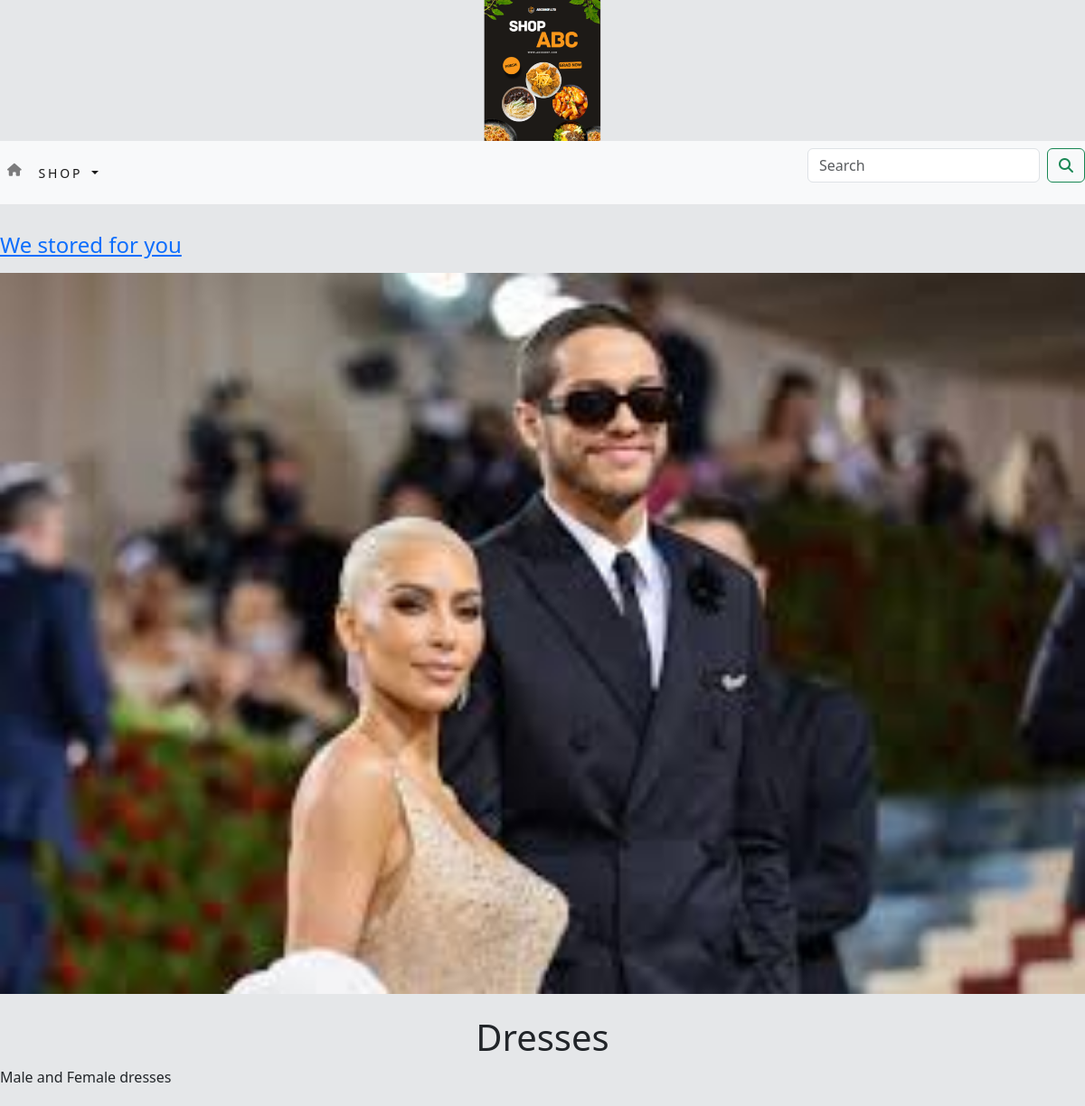
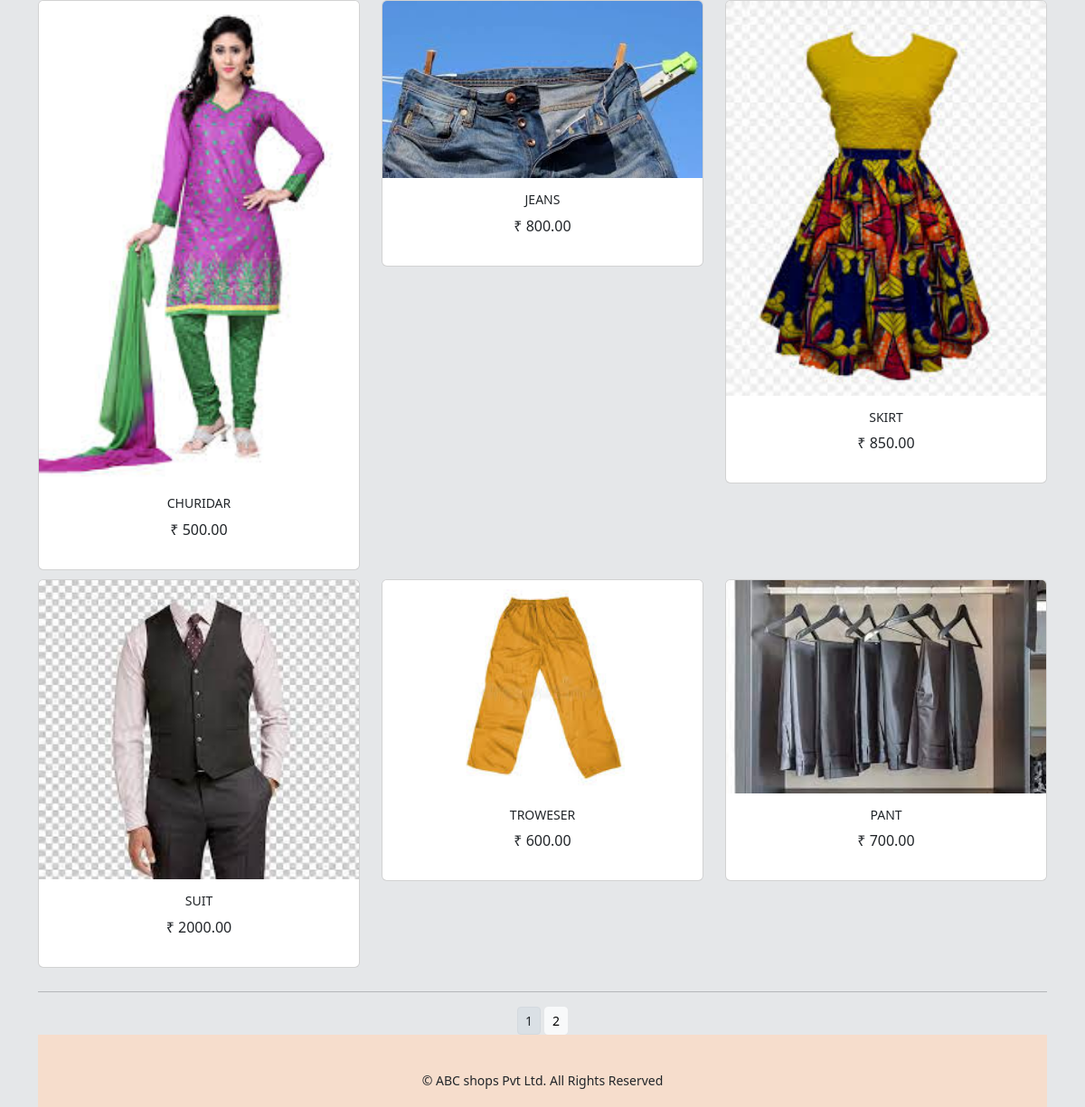
The app's page /shop/Dresses/ with its own data (2 pictures, top to bottom).
### shop/models.py (models this page shows, shortened)
class Category (models.Model):
    name=models.CharField(max_length=250, unique=True)
    slug=models.SlugField(max_length=250, unique=True)
    description=models.TextField(blank=True)
    image=models.ImageField(upload_to='category', blank=True)
    class Meta:
        ordering=('name',)
        verbose_name='category'
        verbose_name_plural='categories'
    def get_url(self):
        return reverse('shop:products_by_category', args=[self.slug])

class Product(models.Model):
    name=models.CharField(max_length=250, unique=True)
    slug=models.SlugField(max_length=250, unique=True)
    description=models.TextField(blank=True)
    price=models.DecimalField(max_digits=10, decimal_places=2)
    category=models.ForeignKey(Category, on_delete=models.CASCADE)
    image=models.ImageField(upload_to='product', blank=True)
    stock=models.IntegerField()
    available=models.BooleanField(default=True)
    created=models.DateTimeField(auto_now_add=True)
    updated=models.DateTimeField(auto_now=True)
    def get_urls(self):
        return reverse('shop:prodCatdetail', args=[self.category.slug, self.slug])
    class Meta:
        ordering=('name',)
        verbose_name='product'
        verbose_name_plural='products'

### shop/views.py (the view)
# urls.py: path('', views.allProdCat, name='allProdCat'),
def allProdCat(request, c_slug=None):
    c_page = None
    products_list = None
    if c_slug != None:
        c_page = get_object_or_404(Category, slug=c_slug)
        products_list = Product.objects.all().filter(category=c_page, available=True)
    else:
        products_list = Product.objects.all().filter(available=True)
    paginator = Paginator(products_list, 6)
    try:
        page = int(request.GET.get('page', '1'))
    except:
        page = 1
    try:
        products = paginator.page(page)
    except (EmptyPage, InvalidPage):
        products = paginator.page(paginator.num_pages)
    return render(request, "category.html", {'category': c_page, 'products': products})

### cart/context_processors.py (called while the page is built)
def counter(request):
    item_count = 0
    if 'admin' in request.path:
        return {}
    else:
        try:
            cart = Cart.objects.filter(cart_id=_cart_id(request))
            cart_items = CartItem.objects.all().filter(cart=cart[:1])
            for cart_item in cart_items:
                item_count += cart_item.quantity
        except Cart.DoesNotExist:
            item_count = 0
    return dict(item_count=item_count)

### cart/views.py (called while the page is built)
def _cart_id(request):
    cart = request.session.session_key
    if not cart:
        cart = request.session.create()
    return cart

### shop/context_processors.py (called while the page is built)
def menu_links(request):
    links = Category.objects.all()
    return dict(links=links)

### templates/category.html (shortened to what this page needs)
{% extends 'base.html' %}
{% load static %}
{% block content %}
    {% if category %}
        <div>
            <div class="row my_row_class">
                <div class="mx-auto">
                <p><a href="{% url 'shop:allProdCat' %}"><h4>We stored for you</h4></a></p>
            </div>
                </div>
        </div>
    {% endif %}
        <div class="mx_auto">
     {% if category %}
            <img class="my_image" src="{{ category.image.url }}" alt="{{ category.name }}">
        </div>
        <br>
        <div>
            <h1 class="text-center my-title">{{ category.name }}</h1>
            <p class="text-justify">{{ category.description }}</p>
        </div>
    {% endif %}
    <div class="container">
    <div class="row max_auto">
        {% for product in products.object_list %}
        <div class="my_bottom_margin col-9 col-sm-12 col-md-4 xol-lg-4">
            <div class="card text-center" style="min-width:18rem;">
                <a href="{{product.get_urls}}"><img class="card-img-top my_image" src="{{ product.image.url }}" alt="{{ product.name }}"></a>
                <div class="card-body">
                    <h4>{{ product.name }}</h4>
                    <p>₹ {{ product.price }}</p>
                </div>
            </div>
        </div>
        {% endfor %}
    </div>
    <div class="mx-auto">
         <hr>
        <div class="text-center">
            {% for pg in products.paginator.page_range %}
                <a href="?page={{pg}}" class="btn btn-light btn-sm {% if products.number == pg %} active {% endif %}">{{pg}}</a>
            {% endfor %}
</div>
     {% endblock %}

### static/css/custom.css (style rules this page uses)
body { font-family: 'Fira Sans', sans-serif; }
.my_row_class { padding-top: 15px; }
.my_image { width: 100%; height: auto; }
.my_bottom_margin { margin-bottom: 10px; }
.card-body h4 { font-size: 14px; text-transform: uppercase; letter-spacing: 0em }

### templates/base.html (style rules this page uses)
body { margin: 10px; }
.container { max-width: 1200px; margin: 20px auto; padding: 0 20px; }

### templates/category.html (style rules this page uses)
body { background-color: #E5E7E9; }

### records on screen
Category: image (picture), name "Dresses", description "Male and Female dresses"
Product: image (picture), name "CHURIDAR", price "500.00"
Product: image (picture), name "JEANS", price "800.00"
Product: image (picture), name "SKIRT", price "850.00"
Product: image (picture), name "SUIT", price "2000.00"
Product: image (picture), name "TROWESER", price "600.00"
Product: image (picture), name "PANT", price "700.00"

### other values on screen
{{ pg }} "1" "2"
